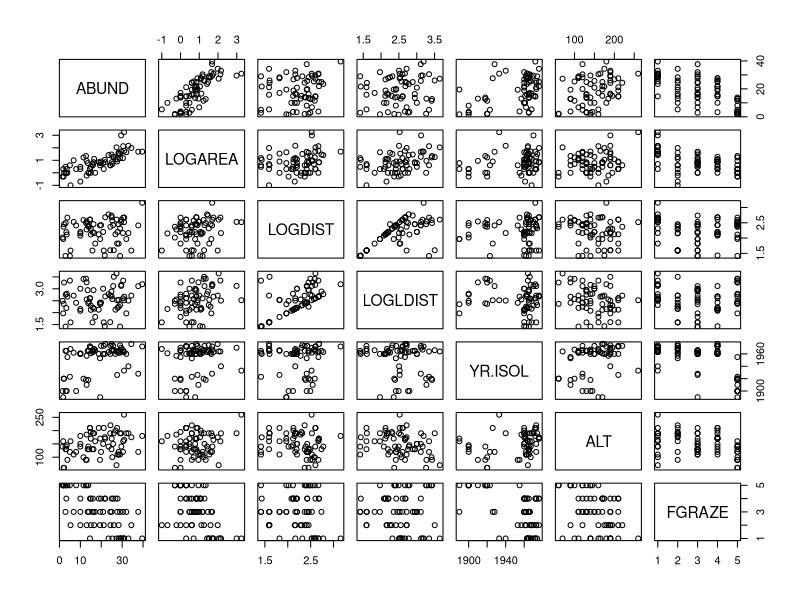
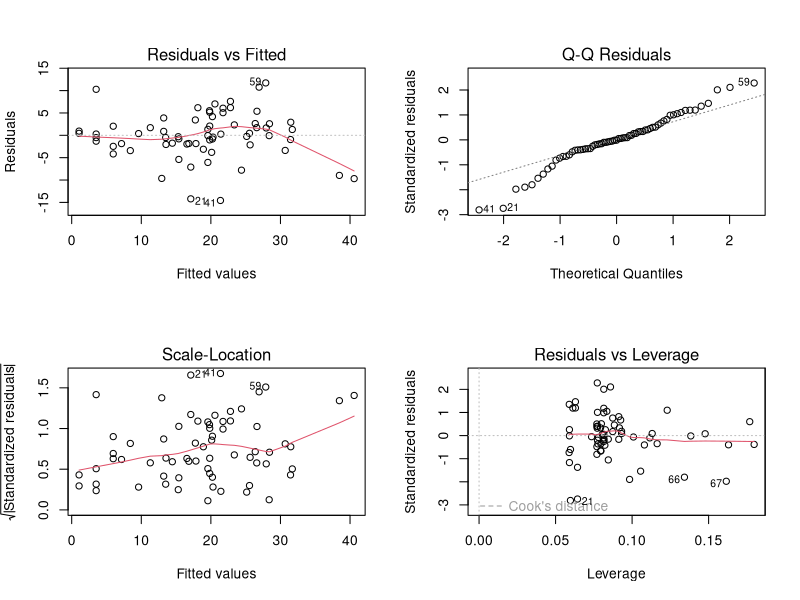

Here is the R script that generated these plots, in order:
## ----Q2, eval=TRUE, echo=SOLUTIONS, results=SOLUTIONS, collapse=TRUE----------------------------------------------------------------------
loyn <- read.table("./data/loyn.txt", header = TRUE)
str(loyn)
loyn$FGRAZE <- factor(loyn$GRAZE)
loyn$LOGAREA <- log10(loyn$AREA)
loyn$LOGDIST <- log10(loyn$DIST)
loyn$LOGLDIST <- log10(loyn$LDIST)


## ----Q3, eval=TRUE, echo=SOLUTIONS, results=SOLUTIONS, collapse=TRUE----------------------------------------------------------------------
# Example:

# Rank	|	Predictor	|	Biological effect
# 1	    |	LOGAREA	  |	Large patches containing proportionally
#                     more core habitat: enable persistence of
#                     species with larger home ranges. 
# 3	    |	LOGDIST	  |	?
# ?	    |	LOGLDIST	|	?
# 2	    |	YR.ISOL	  |	?
# ?	    |	ALT		    |	?
# ?	    |	FGRAZE	  |	?

# expect to come up with different predictions!
# The main limitation is our lack of insider and expert knowledge of the
# study system and area, of course.


## ----Q4, eval=TRUE, echo=SOLUTIONS, results=SOLUTIONS, collapse=TRUE----------------------------------------------------------------------
VOI<- c("ABUND", "LOGAREA", "LOGDIST", "LOGLDIST", "YR.ISOL", "ALT", "FGRAZE")
pairs(loyn[, VOI])

# There is variable degrees of imbalance (correlation) between predictors
# such as:
# LOGAREA and FGRAZE, 
# LOGDIST and LOGLDIST (quite expected), 
# YR.ISOL and other variables like LOGAREA or FGRAZE, 
# LOGAREA and ALT, 
# but overall a decent spread of observations across these pairs of predictors.

# The relationship between the response variable ABUND and all the predictors
# is visible in the top row:
#  Some potential correlations present like with LOGAREA (positive), 
# YR.ISOl (positive), maybe ALT (positive) and FGRAZE (negative).


## ----Q5, eval=TRUE, echo=SOLUTIONS, results=SOLUTIONS, collapse=TRUE----------------------------------------------------------------------
M1 <- lm(ABUND ~ LOGAREA + LOGDIST + LOGLDIST +
                 YR.ISOL + ALT + FGRAZE,
         data = loyn)


## ----Q6, eval=TRUE, echo=SOLUTIONS, results=SOLUTIONS, collapse=TRUE----------------------------------------------------------------------
anova(M1)
summary(M1)


## ----Q7, eval=TRUE, echo=SOLUTIONS, results=SOLUTIONS, collapse=TRUE----------------------------------------------------------------------
library(car)
vif(M1)

# potential problem with FGRAZE (as seen from data exploration) with LOGAREA
# or YR.ISOL
# ignore for the moment


## ----Q8, eval=TRUE, echo=SOLUTIONS, results=SOLUTIONS, collapse=TRUE----------------------------------------------------------------------
anova(M1)
summary(M1)

# ANOVA allows testing overall significance for categorical predictors,
# which is more handy. 
# But the results of this ANOVA depend on the order of the variables,
# which is arbitrary here.
# We could change the order but there are too many possible permutations
# Summary p-values don't suffer that problem but test different hypotheses
# It would be useful to use an ANOVA that doesn't depend on the order
# of inclusion of the variables


## ----Q9, eval=TRUE, echo=SOLUTIONS, results=SOLUTIONS, collapse=TRUE----------------------------------------------------------------------
drop1(M1, test = "F")

# LOGDIST is the least significant, hence makes the least 
# contribution to the variability explained by the model, 
# with respect to the number of degrees of freedom it uses (1)


## ----Q10, eval=TRUE, echo=SOLUTIONS, results=SOLUTIONS, collapse=TRUE---------------------------------------------------------------------
M2 <- lm(ABUND ~ LOGAREA + LOGLDIST + # removing LOGDIST here
                 YR.ISOL + ALT + FGRAZE,
         data = loyn)

# or use the shortcut:

M2<- update(M1, formula = . ~ . - LOGDIST) # "." means all previous variables
drop1(M2, test = "F")

# YR.ISOL is now the least significant, hence makes the least 
# contribution to the variability explained by the model, 
# with respect to the number of degrees of freedom it uses (1)

M3 <- update(M2, formula = . ~ . - YR.ISOL)
drop1(M3, test = "F")

# LOGLDIST and ALT now the least significant. Choosing on the basis of
# p-values this similar is really quite arbitrary, so would be best guided
# by expert knowledge if we have it.
# in the absence of strong a-priori expertise, we'll go for LOGLDIST

M4 <- update(M3, formula = . ~ . - LOGLDIST)
drop1(M4, test = "F")

# and finally drop ALT from the model
M5 <- lm(ABUND ~ LOGAREA + FGRAZE, data = loyn) # writing model in full for clarity
drop1(M5, test = "F")
# All significant: no more terms to drop. Here we are, back to a
# familiar version of the model!


## ----Q11, eval=TRUE, echo=SOLUTIONS, results=SOLUTIONS, collapse=TRUE---------------------------------------------------------------------
par(mfrow = c(2,2))
plot(M5)

# Seen that already!
# For info:
# To test the normality of residuals assumption we use the Normal Q-Q plot. 
# The central residuals are not too far from the Q-Q line but the extremes
# are too extreme (the tails of the distribution are too long).

# Some observations, both high and low, are poorly explained by the model.
# The plot of the residuals against the fitted values suggests
# these extreme residuals happen for intermediate fitted values.

# Looking at the homogeneity of variance assumption
# (Residuals vs Fitted and Scale-Location plot),
# the graphs are mostly messy, with no clear pattern emerging.
# There is a hint of smaller variance with the lowest fitted values,
# which is not ideal.
# This could mean that the homogeneity of variance assumption is not met
# (i.e. the variances are not the same). 
# The observations with the highest leverage don't appear to be overly
# influential, based on Cook's distances in the Residuals vs Leverage plot.  

# ABUND being bounded by zero, it wouldn't be too surprising that the
# variance increases with the mean abundance.


## ----Q12, eval=TRUE, echo=SOLUTIONS, results=SOLUTIONS, collapse=TRUE---------------------------------------------------------------------
# No we don't, in this simple case:
# when an interaction is significant, the main effects should be left
# in irrespective of significance, because the interaction cannot be
# interpreted correctly without its main effect.

# Likewise, when an interaction is non-significant it must go first,
# and only then the evidence for the main effects can be assessed.

# Because R always includes interactions *after* their main effects
# in the models, the anova of the model returns the same result as drop1, 
# in our simple model which has no interactions with other terms

# Demo:
M6<- lm(ABUND ~ LOGAREA * FGRAZE, data = loyn) # writing the model in full for clarity
anova(M6)
drop1(M6, test= "F") # drop1 is clever enough that it doesn't let you
# see the p-values for the main effect, in the presence of their interaction.


## ----Q13, eval=TRUE, echo=SOLUTIONS, results=SOLUTIONS, collapse=TRUE---------------------------------------------------------------------
# Biologically: what we already found out in the previous LM exercises:
# There is a significant effect of grazing levels, especially the highest
# level with a negative effect on bird abundance

# There is a significant positive effect of patch area, too.

# The relative importance of patch area and grazing is not clear, as these
# are correlated, with smaller patches also having higher grazing intensity
# on average, and larger patches lower grazing intensity.

# Some observations are poorly predicted (fitted) using the set of
# available predictors.

# Methodologically:
# Doing model selection is difficult without an intrinsic / expert knowledge
# of the system, to guide what variables to include.
# Even with this dataset, many more models could have been formulated.
# For example, for me, theory would have suggested to test an interaction 
# between YR.ISOL and LOGDIST (or LOGLDIST?), 
# because LOGDIST will affect dispersal, 
# and the time since isolation of the patch may affect how important
# dispersal has been to maintain or rescue populations 
# (for recently isolated patches, dispersal, and hence distance to nearest
# patches may have a less important effect)

